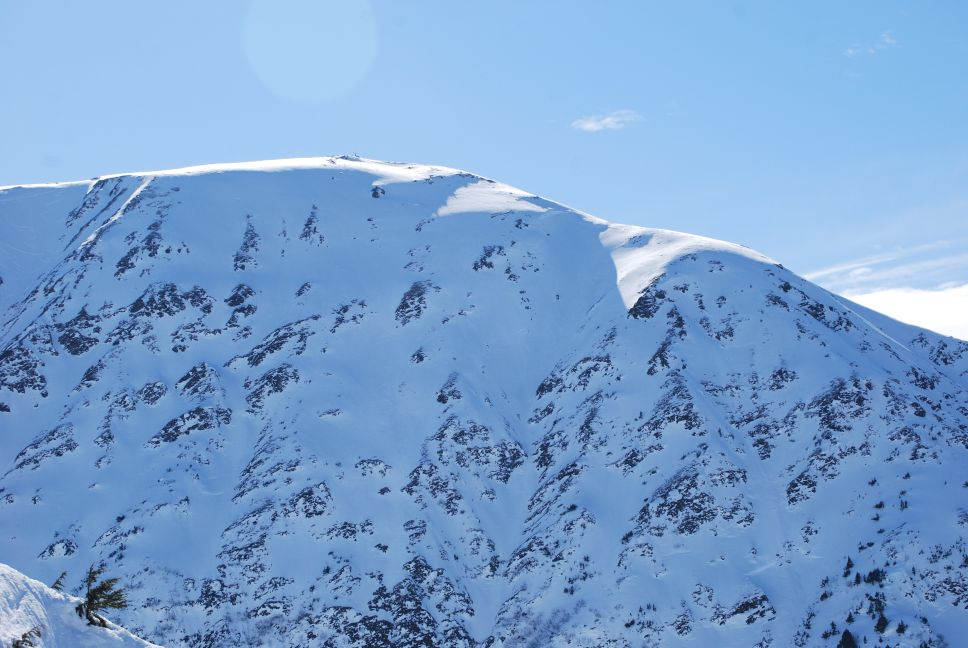
//> input picture exercise_02/ex_04/capture-transformer/Alaska-small.jpg, 968 x 648 px, given in place of the camera
$ ./canny_sobel   (built with g++ and OpenCV 4)
//> lines starting //> are read from the running program, lines starting //| are printed output that depends on the picture; after the words box and inside, x2 and y2 are one past the last pixel; in counts of white or black regions, pixels touching at a corner belong together
#include <opencv2/opencv.hpp>
#include <iostream>

using namespace cv;
using namespace std;

enum Mode
{
    MODE_NONE,
    MODE_SOBEL,
    MODE_CANNY,
    MODE_ALL
};

int main()
{
    VideoCapture cap(0);  // Open default webcam

    if (!cap.isOpened())
    {
        cout << "Error: Could not open camera." << endl;
        return -1;
    }

    Mode currentMode = MODE_NONE;
    string mode = "NONE";
    Mat frame, gray, output;

    cout << "Press:\n";
    cout << "  n - Normal\n";
    cout << "  s - Sobel\n";
    cout << "  c - Canny\n";
    cout << "  o - Canny + Sobel\n";
    cout << "  q - Quit\n";


    struct timespec start, end;
    double diff;
    int frame_count = 0;
    clock_gettime(CLOCK_MONOTONIC, &start);
    bool changed = false;
    while (true)
    {
        cap >> frame;
//> frame is the input picture: 648 rows x 968 cols, CV_8UC3; mean B, G, R 206.4, 160.4, 120.9
        if (frame.empty()) break;

        cvtColor(frame, gray, COLOR_BGR2GRAY);
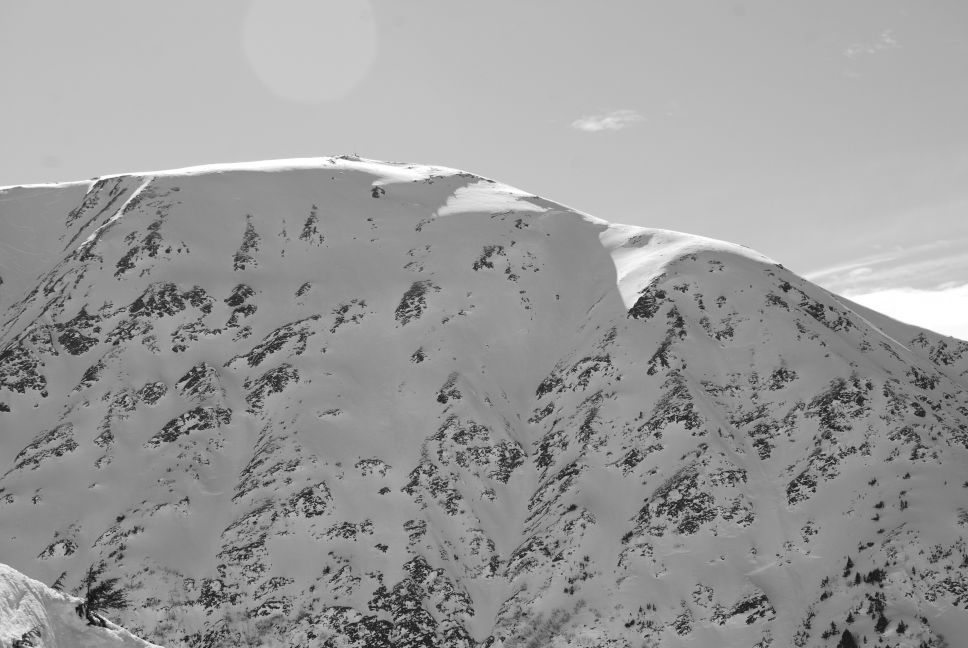
//> gray: 648 rows x 968 cols, CV_8UC1; min 11, max 255, mean 153.8
        switch (currentMode)
        {
            case MODE_NONE:
		if (changed == true)
		{
			clock_gettime(CLOCK_MONOTONIC, &start);
			changed = false;
			frame_count = 0;
		}

      		clock_gettime(CLOCK_MONOTONIC, &end);

      		diff = (double)(end.tv_sec - start.tv_sec) + (double)(end.tv_nsec - start.tv_nsec) / 1e9;
      		frame_count++;
		cout << diff << "----" << frame_count << endl;

      		if (diff >= 60.0)
      		{
	      		double average_fps = frame_count / diff;
	      		cout << "Mode none - average fps over : " << diff << " seconds : " << average_fps << endl;
	      		frame_count = 0;

	      		clock_gettime(CLOCK_MONOTONIC, &start);
      		frame_count = 0;}


                output = frame;
                break;

            case MODE_SOBEL:
            {
		Mat grad_x, grad_y, abs_grad_x, abs_grad_y;
		if (changed == true)
                {
                        clock_gettime(CLOCK_MONOTONIC, &start);
                        changed = false;
                	frame_count = 0;
		}
		clock_gettime(CLOCK_MONOTONIC, &end);

                diff = (double)(end.tv_sec - start.tv_sec) + (double)(end.tv_nsec - start.tv_nsec) / 1e9;
                frame_count++;
		cout << diff << "----" << frame_count << endl;
                if (diff >= 60.0)
                {
                        double average_fps = frame_count / diff;
                        cout << "Mode Sobel - average fps over : " << diff << " seconds : " << average_fps << endl;
                        frame_count = 0;

                        clock_gettime(CLOCK_MONOTONIC, &start);
                }

                Sobel(gray, grad_x, CV_16S, 1, 0, 3);
                Sobel(gray, grad_y, CV_16S, 0, 1, 3);

                convertScaleAbs(grad_x, abs_grad_x);
                convertScaleAbs(grad_y, abs_grad_y);

                addWeighted(abs_grad_x, 0.5, abs_grad_y, 0.5, 0, output);
                break;
            }

            case MODE_CANNY:
            {
		if (changed == true)
                {
                        clock_gettime(CLOCK_MONOTONIC, &start);
                        changed = false;
                	frame_count = 0;
		}
		clock_gettime(CLOCK_MONOTONIC, &end);

                diff = (double)(end.tv_sec - start.tv_sec) + (double)(end.tv_nsec - start.tv_nsec) / 1e9;
                frame_count++;
		cout << diff << "----" << frame_count << endl;

                if (diff >= 60.0)
                {
                        double average_fps = frame_count / diff;
                        cout << "Mode Canny - average fps over : " << diff << " seconds : " << average_fps << endl;
                        frame_count = 0;

                        clock_gettime(CLOCK_MONOTONIC, &start);
                }

                Canny(gray, output, 50, 150);
                break;
            }
	    case MODE_ALL:
	    {
	        if (changed == true)
                {
                        clock_gettime(CLOCK_MONOTONIC, &start);
                        changed = false;
                	frame_count = 0;
		}
		clock_gettime(CLOCK_MONOTONIC, &end);

                diff = (double)(end.tv_sec - start.tv_sec) + (double)(end.tv_nsec - start.tv_nsec) / 1e9;
                frame_count++;
		cout << diff << "----" << frame_count << endl;

                if (diff >= 60.0)
                {
                        double average_fps = frame_count / diff;
                        cout << "Mode Canny + Sobel - average fps over : " << diff << " seconds : " << average_fps << endl;
                        frame_count = 0;

                        clock_gettime(CLOCK_MONOTONIC, &start);
                }

		Mat canny_out, sobel_out;
		Mat grad_x, grad_y, abs_grad_x, abs_grad_y;

	    	Canny(gray, canny_out, 50, 150);


                Sobel(gray, grad_x, CV_16S, 1, 0, 3);
                Sobel(gray, grad_y, CV_16S, 0, 1, 3);

                convertScaleAbs(grad_x, abs_grad_x);
                convertScaleAbs(grad_y, abs_grad_y);

                addWeighted(abs_grad_x, 0.5, abs_grad_y, 0.5, 0, sobel_out);

		addWeighted(canny_out, 0.5, sobel_out, 0.5, 0, output);
                break;
	    }

        }
	if (output.channels() == 1)
	{
    		cvtColor(output, output, COLOR_GRAY2BGR);
	}
	putText(output,"MODE: " + mode, Point(20, 40), FONT_HERSHEY_SIMPLEX, 1.0,Scalar(0, 255, 0), 2);
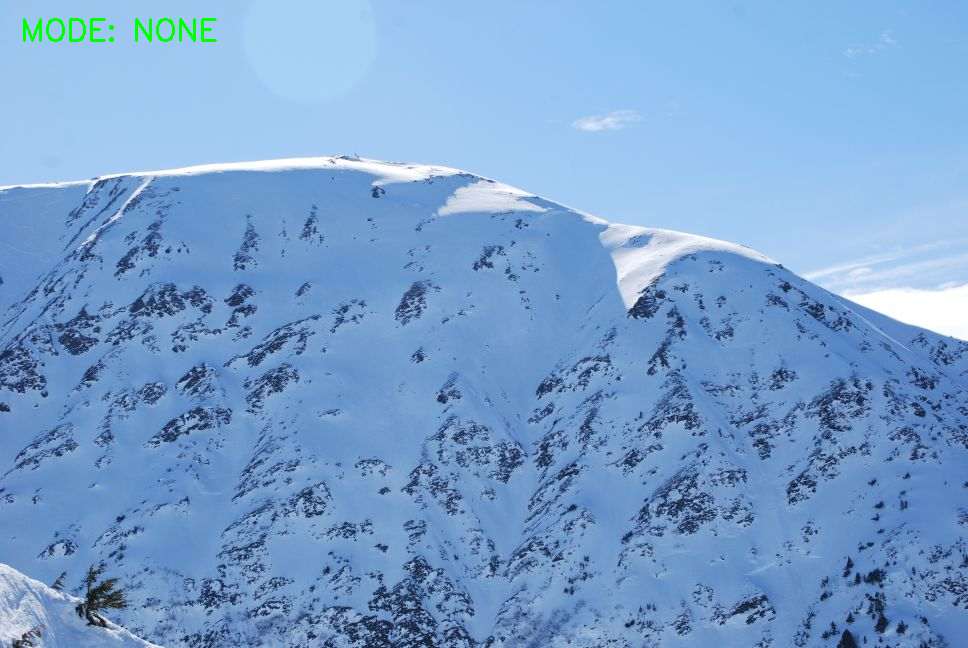
//> output: 648 rows x 968 cols, CV_8UC3; 0.25% of pixels changed, all inside (x1, y1, x2, y2) = (23, 18, 217, 42)
        imshow("Edge Viewer", output);

        char key = (char)waitKey(1);
//> the 'q' key is pressed

        if (key == 'q') break;
        if (key == 'n'){
		mode = "NONE";
	       	currentMode = MODE_NONE;
		changed = true;
	}
	if (key == 's'){
		mode = "SOBEL";
		currentMode = MODE_SOBEL;
		changed = true;
        }

        if (key == 'c'){
		mode = "CANNY";
		currentMode = MODE_CANNY;
		changed = true;
        }

	if (key == 'o'){
		mode = "ALL";
	       	currentMode = MODE_ALL;
		changed = true;
        }
    }

    cap.release();
    destroyAllWindows();
    return 0;
}

$ run again, on exercise_02/ex_04/capture-transformer/Grizzly-small.jpg
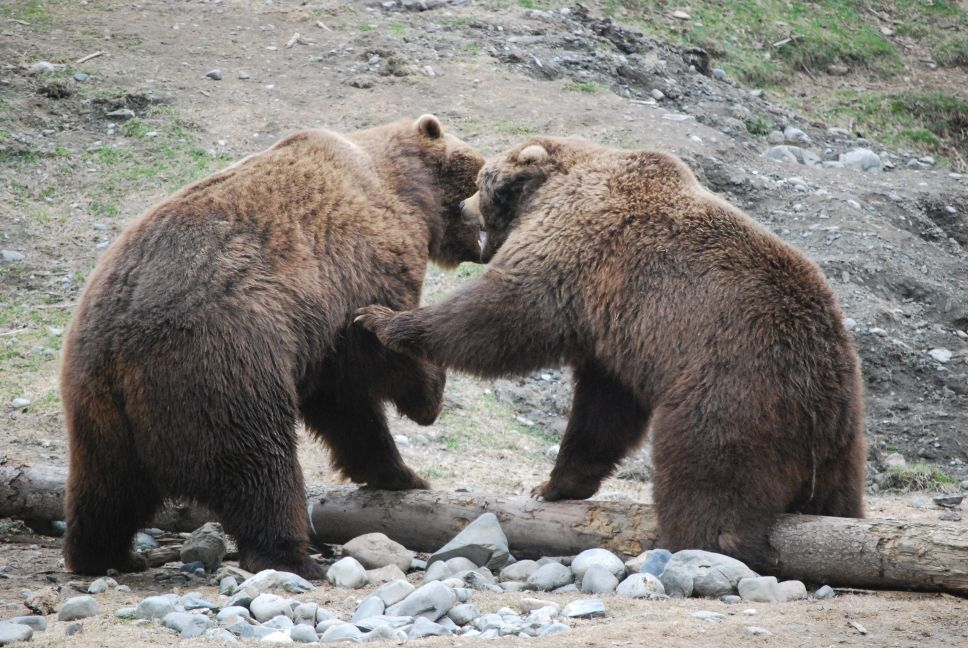
//> input picture exercise_02/ex_04/capture-transformer/Grizzly-small.jpg, 968 x 648 px, given in place of the camera
//> frame is the input picture: 648 rows x 968 cols, CV_8UC3; mean B, G, R 121.2, 125.7, 129
//> `cvtColor(frame, gray, COLOR_BGR2GRAY);`:
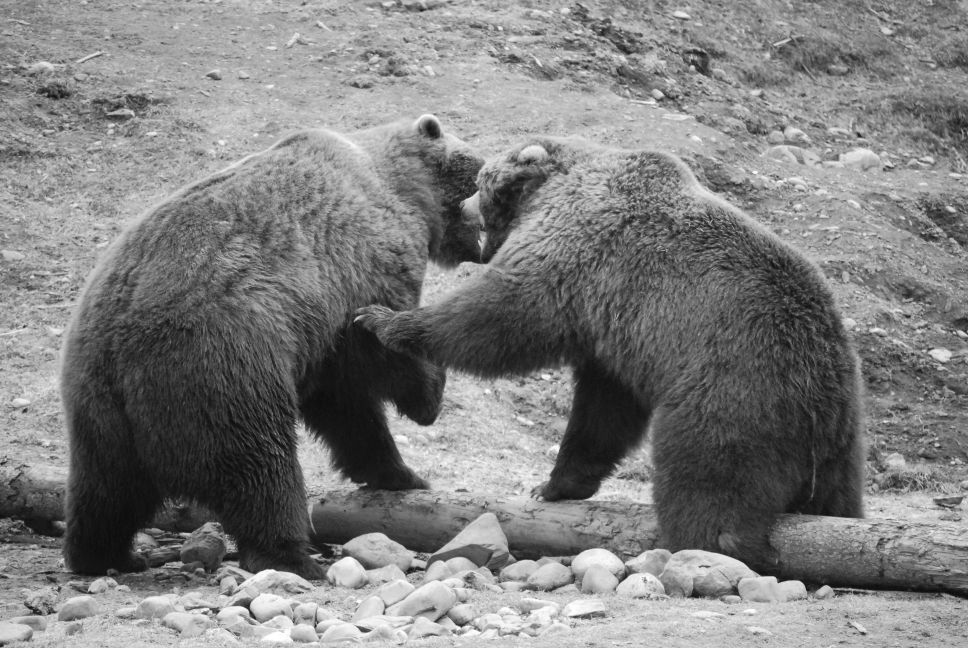
//> gray: 648 rows x 968 cols, CV_8UC1; min 2, max 255, mean 126.1
//> `putText(output,"MODE: " + mode, Point(20, 40), FONT_HERSHEY_SIMPLEX, 1..`:
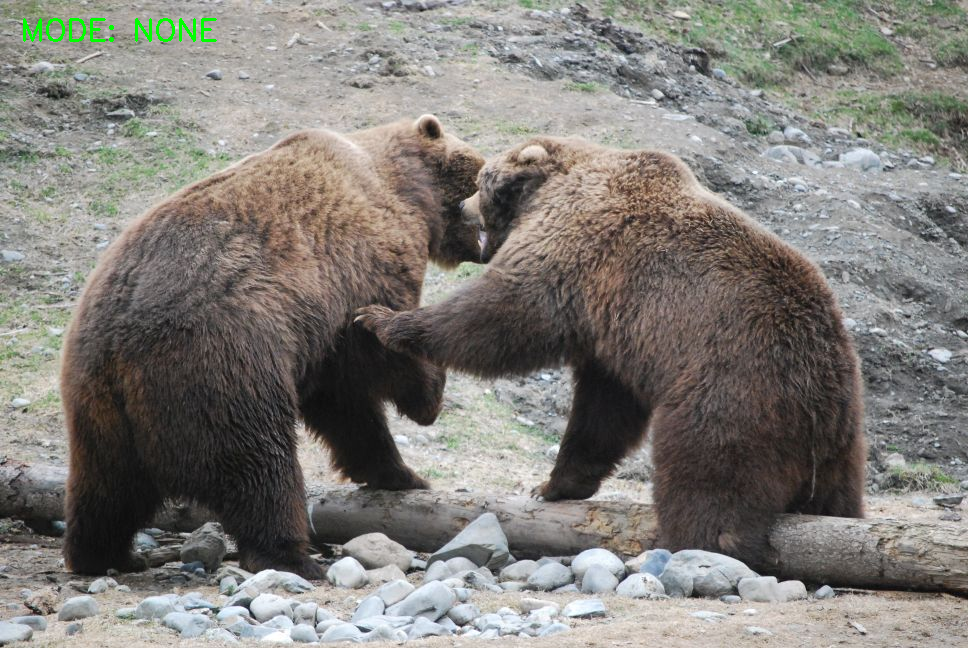
//> output: 648 rows x 968 cols, CV_8UC3; 0.25% of pixels changed, all inside (x1, y1, x2, y2) = (23, 18, 217, 42)

$ run again, on exercise_02/ex_04/capture-transformer/Helsinki-Freeway.jpg
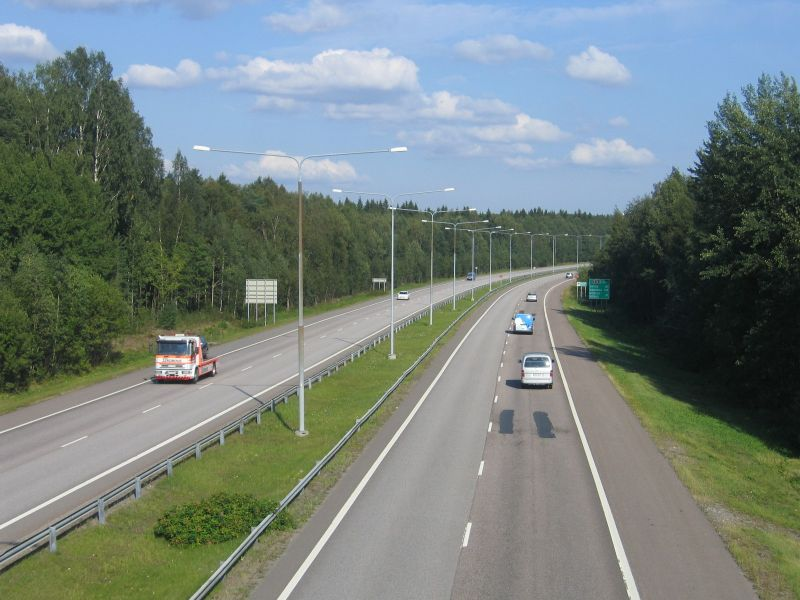
//> input picture exercise_02/ex_04/capture-transformer/Helsinki-Freeway.jpg, 800 x 600 px, given in place of the camera
//> frame is the input picture: 600 rows x 800 cols, CV_8UC3; mean B, G, R 126.1, 129.9, 117.8
//> `cvtColor(frame, gray, COLOR_BGR2GRAY);`:
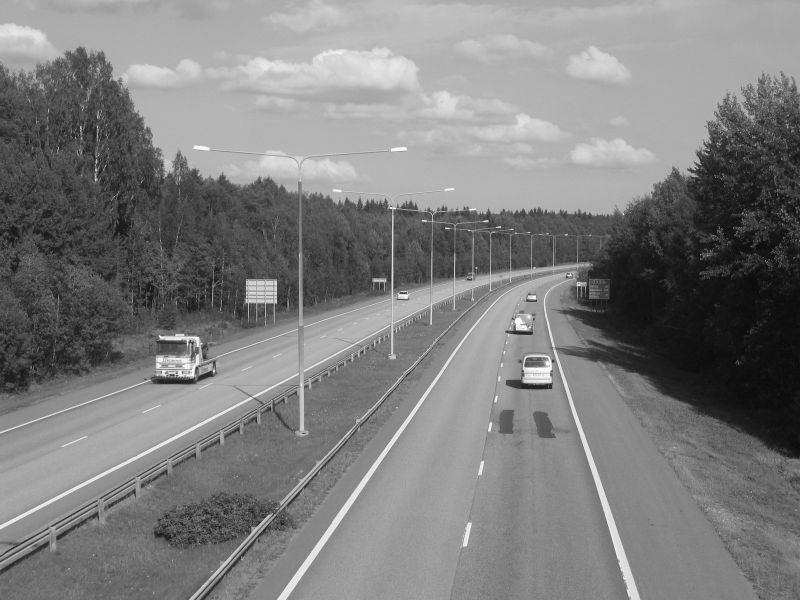
//> gray: 600 rows x 800 cols, CV_8UC1; min 2, max 255, mean 125.9
//> `putText(output,"MODE: " + mode, Point(20, 40), FONT_HERSHEY_SIMPLEX, 1..`:
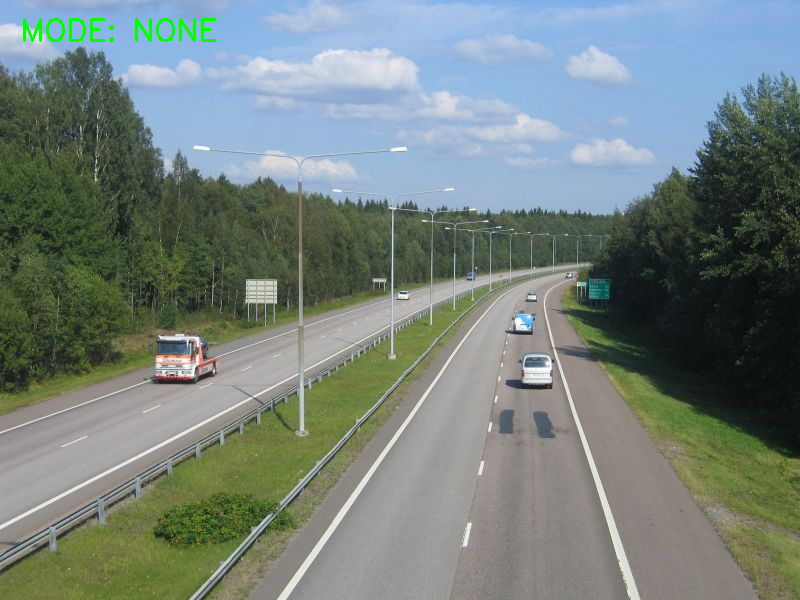
//> output: 600 rows x 800 cols, CV_8UC3; 0.32% of pixels changed, all inside (x1, y1, x2, y2) = (23, 18, 217, 42)
